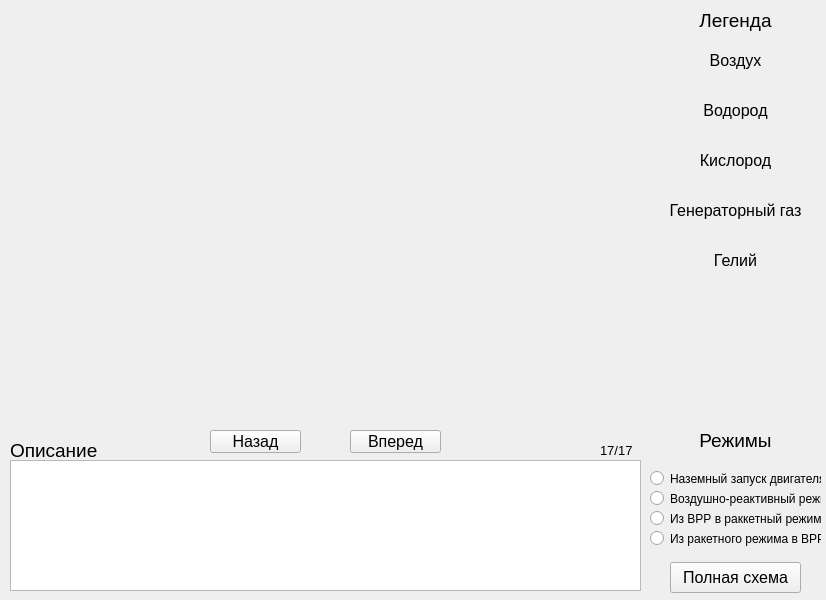
<?xml version="1.0" encoding="UTF-8"?>
<ui version="4.0">
 <class>MainWindow</class>
 <widget class="QMainWindow" name="MainWindow">
  <property name="geometry">
   <rect>
    <x>0</x>
    <y>0</y>
    <width>826</width>
    <height>600</height>
   </rect>
  </property>
  <property name="windowTitle">
   <string>MainWindow</string>
  </property>
  <widget class="QWidget" name="centralwidget">
   <widget class="QLabel" name="label_legend_title">
    <property name="geometry">
     <rect>
      <x>650</x>
      <y>10</y>
      <width>171</width>
      <height>21</height>
     </rect>
    </property>
    <property name="font">
     <font>
      <pointsize>14</pointsize>
     </font>
    </property>
    <property name="text">
     <string>Легенда</string>
    </property>
    <property name="alignment">
     <set>Qt::AlignCenter</set>
    </property>
   </widget>
   <widget class="QLabel" name="label_legend_text_air">
    <property name="geometry">
     <rect>
      <x>650</x>
      <y>50</y>
      <width>171</width>
      <height>21</height>
     </rect>
    </property>
    <property name="font">
     <font>
      <pointsize>12</pointsize>
     </font>
    </property>
    <property name="text">
     <string>Воздух</string>
    </property>
    <property name="alignment">
     <set>Qt::AlignCenter</set>
    </property>
   </widget>
   <widget class="QLabel" name="label_legend_image_air">
    <property name="geometry">
     <rect>
      <x>650</x>
      <y>70</y>
      <width>171</width>
      <height>21</height>
     </rect>
    </property>
    <property name="font">
     <font>
      <pointsize>12</pointsize>
     </font>
    </property>
    <property name="text">
     <string/>
    </property>
    <property name="pixmap">
     <pixmap>legend_components/air.png</pixmap>
    </property>
    <property name="scaledContents">
     <bool>true</bool>
    </property>
    <property name="alignment">
     <set>Qt::AlignCenter</set>
    </property>
   </widget>
   <widget class="QLabel" name="label_legend_image_hydrogen">
    <property name="geometry">
     <rect>
      <x>650</x>
      <y>120</y>
      <width>171</width>
      <height>21</height>
     </rect>
    </property>
    <property name="font">
     <font>
      <pointsize>12</pointsize>
     </font>
    </property>
    <property name="text">
     <string/>
    </property>
    <property name="pixmap">
     <pixmap>legend_components/hydrogen.png</pixmap>
    </property>
    <property name="scaledContents">
     <bool>true</bool>
    </property>
    <property name="alignment">
     <set>Qt::AlignCenter</set>
    </property>
   </widget>
   <widget class="QLabel" name="label_legend_text_hydrogen">
    <property name="geometry">
     <rect>
      <x>650</x>
      <y>100</y>
      <width>171</width>
      <height>21</height>
     </rect>
    </property>
    <property name="font">
     <font>
      <pointsize>12</pointsize>
     </font>
    </property>
    <property name="text">
     <string>Водород</string>
    </property>
    <property name="alignment">
     <set>Qt::AlignCenter</set>
    </property>
   </widget>
   <widget class="QLabel" name="label_legend_image_oxygen">
    <property name="geometry">
     <rect>
      <x>650</x>
      <y>170</y>
      <width>171</width>
      <height>21</height>
     </rect>
    </property>
    <property name="font">
     <font>
      <pointsize>12</pointsize>
     </font>
    </property>
    <property name="text">
     <string/>
    </property>
    <property name="pixmap">
     <pixmap>legend_components/oxygen.png</pixmap>
    </property>
    <property name="scaledContents">
     <bool>true</bool>
    </property>
    <property name="alignment">
     <set>Qt::AlignCenter</set>
    </property>
   </widget>
   <widget class="QLabel" name="label_legend_image_gen_gas">
    <property name="geometry">
     <rect>
      <x>650</x>
      <y>220</y>
      <width>171</width>
      <height>21</height>
     </rect>
    </property>
    <property name="font">
     <font>
      <pointsize>12</pointsize>
     </font>
    </property>
    <property name="text">
     <string/>
    </property>
    <property name="pixmap">
     <pixmap>legend_components/generator_gas.png</pixmap>
    </property>
    <property name="scaledContents">
     <bool>true</bool>
    </property>
    <property name="alignment">
     <set>Qt::AlignCenter</set>
    </property>
   </widget>
   <widget class="QLabel" name="label_legend_text_gen_gas">
    <property name="geometry">
     <rect>
      <x>650</x>
      <y>200</y>
      <width>171</width>
      <height>21</height>
     </rect>
    </property>
    <property name="font">
     <font>
      <pointsize>12</pointsize>
     </font>
    </property>
    <property name="text">
     <string>Генераторный газ</string>
    </property>
    <property name="alignment">
     <set>Qt::AlignCenter</set>
    </property>
   </widget>
   <widget class="QLabel" name="label_legend_text_oxygen">
    <property name="geometry">
     <rect>
      <x>650</x>
      <y>150</y>
      <width>171</width>
      <height>21</height>
     </rect>
    </property>
    <property name="font">
     <font>
      <pointsize>12</pointsize>
     </font>
    </property>
    <property name="text">
     <string>Кислород</string>
    </property>
    <property name="alignment">
     <set>Qt::AlignCenter</set>
    </property>
   </widget>
   <widget class="QLabel" name="label_legend_image_helium">
    <property name="geometry">
     <rect>
      <x>650</x>
      <y>270</y>
      <width>171</width>
      <height>21</height>
     </rect>
    </property>
    <property name="font">
     <font>
      <pointsize>12</pointsize>
     </font>
    </property>
    <property name="text">
     <string/>
    </property>
    <property name="pixmap">
     <pixmap>legend_components/helium.png</pixmap>
    </property>
    <property name="scaledContents">
     <bool>true</bool>
    </property>
    <property name="alignment">
     <set>Qt::AlignCenter</set>
    </property>
   </widget>
   <widget class="QLabel" name="label_legend_text_helium">
    <property name="geometry">
     <rect>
      <x>650</x>
      <y>250</y>
      <width>171</width>
      <height>21</height>
     </rect>
    </property>
    <property name="font">
     <font>
      <pointsize>12</pointsize>
     </font>
    </property>
    <property name="text">
     <string>Гелий</string>
    </property>
    <property name="alignment">
     <set>Qt::AlignCenter</set>
    </property>
   </widget>
   <widget class="QLabel" name="label_image_outlines">
    <property name="geometry">
     <rect>
      <x>10</x>
      <y>10</y>
      <width>631</width>
      <height>411</height>
     </rect>
    </property>
    <property name="text">
     <string/>
    </property>
    <property name="pixmap">
     <pixmap>images/full/outlines.png</pixmap>
    </property>
    <property name="scaledContents">
     <bool>true</bool>
    </property>
   </widget>
   <widget class="QTextBrowser" name="textBrowser_description">
    <property name="geometry">
     <rect>
      <x>10</x>
      <y>460</y>
      <width>631</width>
      <height>131</height>
     </rect>
    </property>
   </widget>
   <widget class="QLabel" name="label_legend_title_description">
    <property name="geometry">
     <rect>
      <x>10</x>
      <y>440</y>
      <width>91</width>
      <height>21</height>
     </rect>
    </property>
    <property name="font">
     <font>
      <pointsize>14</pointsize>
     </font>
    </property>
    <property name="text">
     <string>Описание </string>
    </property>
    <property name="alignment">
     <set>Qt::AlignLeading|Qt::AlignLeft|Qt::AlignVCenter</set>
    </property>
   </widget>
   <widget class="QPushButton" name="pushButton_full_scheme">
    <property name="geometry">
     <rect>
      <x>670</x>
      <y>562</y>
      <width>131</width>
      <height>31</height>
     </rect>
    </property>
    <property name="font">
     <font>
      <pointsize>12</pointsize>
     </font>
    </property>
    <property name="text">
     <string>Полная схема</string>
    </property>
   </widget>
   <widget class="QRadioButton" name="radioButton_ground_launch">
    <property name="geometry">
     <rect>
      <x>650</x>
      <y>470</y>
      <width>171</width>
      <height>17</height>
     </rect>
    </property>
    <property name="text">
     <string>Наземный запуск двигателя</string>
    </property>
   </widget>
   <widget class="QRadioButton" name="radioButton_ARM">
    <property name="geometry">
     <rect>
      <x>650</x>
      <y>490</y>
      <width>171</width>
      <height>17</height>
     </rect>
    </property>
    <property name="text">
     <string>Воздушно-реактивный режим</string>
    </property>
   </widget>
   <widget class="QRadioButton" name="radioButton_ARMtoRM">
    <property name="geometry">
     <rect>
      <x>650</x>
      <y>510</y>
      <width>171</width>
      <height>17</height>
     </rect>
    </property>
    <property name="text">
     <string>Из ВРР в раккетный режим</string>
    </property>
   </widget>
   <widget class="QRadioButton" name="radioButton_4">
    <property name="geometry">
     <rect>
      <x>650</x>
      <y>530</y>
      <width>171</width>
      <height>17</height>
     </rect>
    </property>
    <property name="text">
     <string>Из ракетного режима в ВРР</string>
    </property>
   </widget>
   <widget class="QLabel" name="label_legend_title_modes">
    <property name="geometry">
     <rect>
      <x>650</x>
      <y>430</y>
      <width>171</width>
      <height>21</height>
     </rect>
    </property>
    <property name="font">
     <font>
      <pointsize>14</pointsize>
     </font>
    </property>
    <property name="text">
     <string>Режимы</string>
    </property>
    <property name="alignment">
     <set>Qt::AlignCenter</set>
    </property>
   </widget>
   <widget class="QPushButton" name="pushButton_backward">
    <property name="geometry">
     <rect>
      <x>210</x>
      <y>430</y>
      <width>91</width>
      <height>23</height>
     </rect>
    </property>
    <property name="font">
     <font>
      <pointsize>12</pointsize>
     </font>
    </property>
    <property name="text">
     <string>Назад</string>
    </property>
   </widget>
   <widget class="QPushButton" name="pushButton_forward">
    <property name="geometry">
     <rect>
      <x>350</x>
      <y>430</y>
      <width>91</width>
      <height>23</height>
     </rect>
    </property>
    <property name="font">
     <font>
      <pointsize>12</pointsize>
     </font>
    </property>
    <property name="text">
     <string>Вперед</string>
    </property>
   </widget>
   <widget class="QLabel" name="label_text_counter">
    <property name="geometry">
     <rect>
      <x>600</x>
      <y>440</y>
      <width>41</width>
      <height>20</height>
     </rect>
    </property>
    <property name="font">
     <font>
      <pointsize>10</pointsize>
     </font>
    </property>
    <property name="text">
     <string>17/17</string>
    </property>
   </widget>
   <widget class="QLabel" name="label_image_overlay">
    <property name="geometry">
     <rect>
      <x>10</x>
      <y>10</y>
      <width>631</width>
      <height>411</height>
     </rect>
    </property>
    <property name="text">
     <string/>
    </property>
    <property name="pixmap">
     <pixmap>images/full/full description.png</pixmap>
    </property>
    <property name="scaledContents">
     <bool>true</bool>
    </property>
   </widget>
  </widget>
 </widget>
 <resources/>
 <connections/>
</ui>
